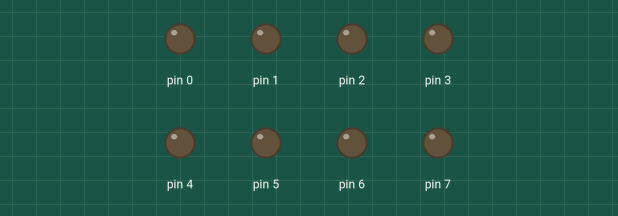
Bench run of a sketch on a simulated Arduino Uno, built with avr-gcc and run on an emulated ATmega328P. Parts: output pins drawn as LEDs (lit = HIGH).

Above: at 0.5 s.
At 1.5 s:
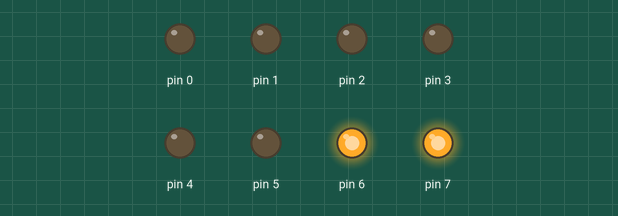
At 2.5 s:
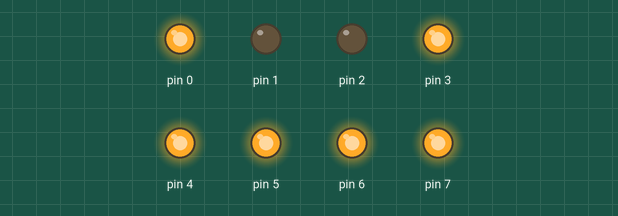
At 5.5 s:
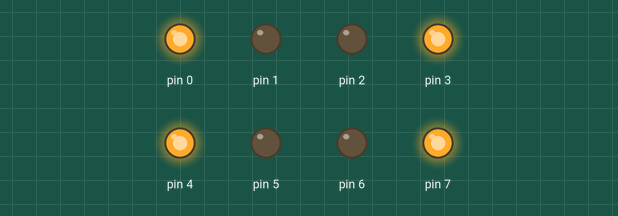
At 7.5 s:
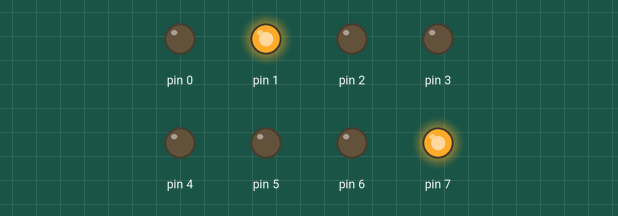
At 10.5 s:
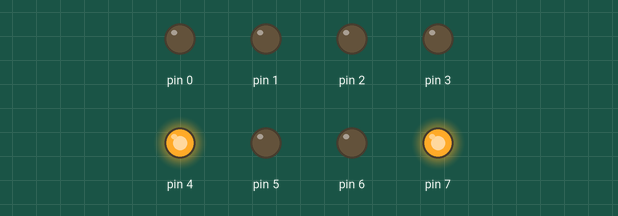
Timing chart, 0 to 11.5 s (numbered marks = the images above):
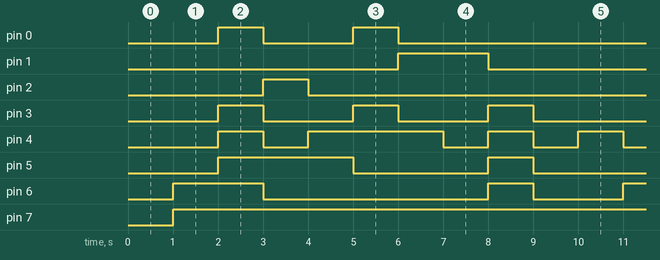

The sketch:

SevenSegmentCode.ino
```cpp
#include <SoftwareSerial.h>
void setup()
{

  pinMode(0,HIGH);
  pinMode(1,HIGH);
  pinMode(2,HIGH);
  pinMode(3,HIGH);
  pinMode(4,HIGH);
  pinMode(5,HIGH);
  pinMode(6,HIGH);
  pinMode(7,HIGH);
  pinMode(8,LOW);
}

void loop()
{
  		delay(1000);
		PORTD=0b11000000; // 0
		delay(1000);
		PORTD=0b11111001; // 1
		delay(1000);
		PORTD=0b10100100; // 2
		delay(1000);
		PORTD=0b10110000; // 3
		delay(1000);
		PORTD=0b10011001; // 4
		delay(1000);
		PORTD=0b10010010; // 5
		delay(1000);
		PORTD=0b10000010; // 6
		delay(1000);
		PORTD=0b11111000; // 7
		delay(1000);
		PORTD=0b10000000; // 8
		delay(1000);
		////PORTD=0b10011000; // 9
		PORTD=0b10010000; // 9

}
```

Measured:
- by itself, pin 0: repeats every 10.0 s: LOW 2.0 s, HIGH 1.0 s, LOW 6.0 s, HIGH 1.0 s
- by itself, pin 1: alternates HIGH for 2.0 s and LOW for 8.0 s
- by itself, pin 2: alternates HIGH for 1.0 s and LOW for 9.0 s
- by itself, pin 3: repeats every 10.0 s: 2 × (LOW 2.0 s, HIGH 1.0 s), LOW 3.0 s, HIGH 1.0 s
- by itself, pin 4: repeats every 10.0 s: LOW 1.0 s, HIGH 3.0 s, 3 × (LOW 1.0 s, HIGH 1.0 s)
- by itself, pin 5: repeats every 10.0 s: LOW 3.0 s, HIGH 1.0 s, LOW 3.0 s, HIGH 3.0 s
- by itself, pin 6: repeats every 10.0 s: LOW 5.0 s, HIGH 1.0 s, LOW 2.0 s, HIGH 2.0 s
- by itself, pin 7: LOW → HIGH at 1.0 s
